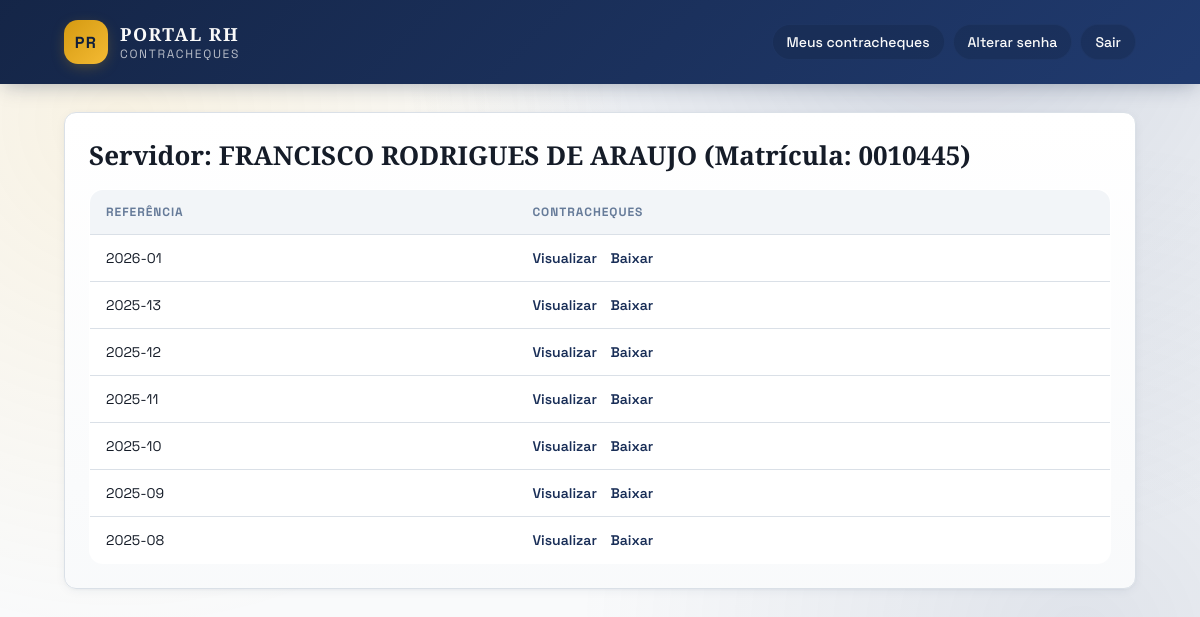
/dashboard (signed in), run on an earlier commit of the app's database.
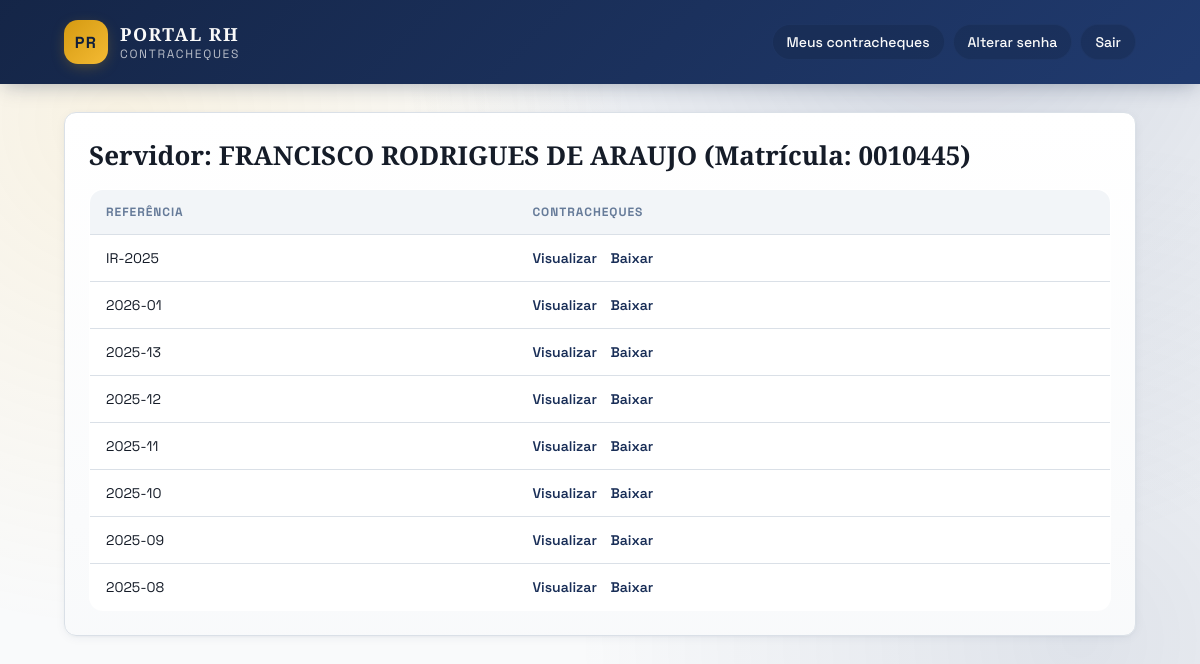
And on a later commit of the database.
### tables this page shows
CREATE TABLE users (
    id INTEGER PRIMARY KEY AUTOINCREMENT,
    matricula TEXT NOT NULL UNIQUE,
    nome TEXT,
    password_hash TEXT NOT NULL,
    must_change_password INTEGER NOT NULL DEFAULT 1
, cpf TEXT, department TEXT, position TEXT, email TEXT, is_admin INTEGER NOT NULL DEFAULT 0);

CREATE TABLE payslips (
    id INTEGER PRIMARY KEY AUTOINCREMENT,
    user_id INTEGER NOT NULL,
    referencia TEXT NOT NULL,
    file_path TEXT NOT NULL, file_name TEXT, issued_by_admin INTEGER NOT NULL DEFAULT 0, viewed_at TEXT, downloaded_at TEXT,
    UNIQUE(user_id, referencia),
    FOREIGN KEY (user_id) REFERENCES users(id) ON DELETE CASCADE
);

### app_sqlite.py (the view)
@app.route("/dashboard")
@login_required
def dashboard():
    uid = current_user_id()
    conn = get_db()
    cur = conn.cursor()
    cur.execute("SELECT matricula, COALESCE(nome,'') FROM users WHERE id=?", (uid,))
    row = cur.fetchone()
    matricula = row[0] if row else ""
    nome = row[1] or "Nome não cadastrado"
    cur.execute(
        """
        SELECT id, referencia, file_path
        FROM payslips
        WHERE user_id=?
        ORDER BY (referencia IS NULL) ASC, referencia DESC, id DESC
        """,
        (uid,)
    )
    payslips = cur.fetchall()
    cur.close()
    conn.close()
    normalized = []
    for pid, ref, file_path in payslips:
        abs_path = _normalize_to_abs(file_path)
        normalized.append({
            "id": pid,
            "referencia": ref or "sem-ref",
            "abs_path": abs_path
        })
    return render_template("dashboard.html",
                           payslips=normalized,
                           matricula=matricula,
                           nome=nome)

### app_sqlite.py (called while the page is built)
def get_db():
    conn = sqlite3.connect(DB_PATH)
    conn.row_factory = sqlite3.Row
    conn.execute("PRAGMA journal_mode=WAL;")
    conn.execute("PRAGMA synchronous=NORMAL;")
    conn.execute("PRAGMA foreign_keys=ON;")
    return conn

def _normalize_to_abs(p: str) -> str:
    p = (p or "").replace("\\", "/")
    P = Path(p)
    if not P.is_absolute():
        P = Path(os.getcwd()) / P
    return str(P.resolve())

def current_user_id():
    return session.get("user_id")

def login_required(fn):
    from functools import wraps
    @wraps(fn)
    def wrapper(*args, **kwargs):
        if not current_user_id():
            return redirect(url_for("login"))
        return fn(*args, **kwargs)
    return wrapper

### templates/dashboard.html
{% extends "base.html" %}
{% block content %}
<section class="card-elevated dashboard-card">
  <h2 class="page-title">Servidor: {{ nome }} (Matrícula: {{ matricula }})</h2>
  {% if payslips %}
  <table class="table">
    <thead>
      <tr>
        <th>Referência</th>
        <th>Contracheques</th>
      </tr>
    </thead>
    <tbody>
    {% for p in payslips %}
      <tr class="payslip-row">
        <td>{{ p.referencia }}</td>
        <td class="action-links">
          <a href="{{ url_for('view_pdf', path=p.abs_path, pid=p.id) }}" target="_blank">Visualizar</a>
          <a href="{{ url_for('download_pdf', path=p.abs_path, pid=p.id) }}">Baixar</a>
        </td>
      </tr>
    {% endfor %}
    </tbody>
  </table>
  {% else %}
  <div class="empty-state">Não há contracheques disponíveis.</div>
  {% endif %}
</section>
{% endblock %}

### templates/base.html (shortened to what this page needs)
<!doctype html>
<html lang="pt-br">
<head>
  <link href="{{ url_for('static', filename='style.css') }}" rel="stylesheet">
</head>
<body>
  <header class="topbar">
    <div class="container topbar-inner">
      <div class="brand">
        <div class="brand-mark">PR</div>
        <div>
          <span class="brand-title">Portal RH</span>
          <span class="brand-subtitle">Contracheques</span>
        </div>
      </div>
      {% if session.user_id %}
      <nav class="nav-actions">
        <a class="nav-link" href="{{ url_for('dashboard') }}">Meus contracheques</a>
        <a class="nav-link" href="{{ url_for('change_password') }}">Alterar senha</a>
        <a class="nav-link" href="{{ url_for('logout') }}">Sair</a>
      </nav>
      {% endif %}
    </div>
  </header>
  <main class="container main-content">
    {% block content %}{% endblock %}
  </main>
</body>
</html>

### static/style.css (style rules this page uses)
:root { --background: 210 20% 98%; --foreground: 220 30% 12%; --card: 0 0% 100%; --card-foreground: 220 30% 12%; --primary: 220 55% 22%; --primary-foreground: 0 0% 98%; --gold: 42 85% 48%; --gold-light: 42 90% 62%; --gold-foreground: 220 55% 15%; --secondary: 210 30% 94%; --muted: 210 25% 92%; --muted-foreground: 215 20% 50%; --success: 142 71% 38%; --warning: 38 92% 50%; --destructive: 0 72% 51%; --border: 214 20% 88%; --ring: 220 55% 22%; --radius: 0.75rem; --shadow-card: 0 2px 12px -2px hsl(220 55% 22% / 0.08), 0 1px 4px -1px hsl(220 55% 22% / 0.06); --shadow-nav: 0 4px 20px -4px hsl(220 55% 18% / 0.35); --shadow-gold: 0 4px 16px -4px hsl(42 85% 48% / 0.4); --gradient-hero: linear-gradient(135deg, hsl(220 55% 18%) 0%, hsl(220 55% 28%) 100%); --gradient-gold: linear-gradient(135deg, hsl(42 85% 45%) 0%, hsl(42 90% 58%) 100%); --gradient-card: linear-gradient(180deg, hsl(0 0% 100%) 0%, hsl(210 25% 98%) 100%); --font-sans: "Space Grotesk", "Segoe UI", system-ui, -apple-system, Arial, sans-serif; --font-serif: "Source Serif 4", "Times New Roman", serif; }
* { box-sizing: border-box; }
body { margin: 0; min-height: 100vh; font-family: var(--font-sans); background: hsl(var(--background)); color: hsl(var(--foreground)); }
body::before { content: ""; position: fixed; inset: 0; background: radial-gradient(circle at 10% 15%, hsl(42 90% 58% / 0.12), transparent 40%), radial-gradient(circle at 80% 0%, hsl(220 55% 28% / 0.18), transparent 45%), radial-gradient(circle at 90% 80%, hsl(220 55% 28% / 0.12), transparent 40%); pointer-events: none; z-index: -1; }
a { color: inherit; text-decoration: none; }
.container { max-width: 1120px; margin: 0 auto; padding: 20px 24px; }
.topbar { background: var(--gradient-hero); color: hsl(0 0% 98%); box-shadow: var(--shadow-nav); }
.topbar-inner { display: flex; align-items: center; justify-content: space-between; gap: 16px; }
.brand { display: flex; align-items: center; gap: 12px; }
.brand-mark { width: 44px; height: 44px; border-radius: 14px; background: var(--gradient-gold); color: hsl(var(--gold-foreground)); display: flex; align-items: center; justify-content: center; font-weight: 700; box-shadow: var(--shadow-gold); letter-spacing: 0.08em; }
.brand-title { font-family: var(--font-serif); font-size: 18px; font-weight: 600; letter-spacing: 0.08em; text-transform: uppercase; }
.brand-subtitle { display: block; font-size: 12px; opacity: 0.7; letter-spacing: 0.14em; text-transform: uppercase; }
.nav-actions { display: flex; flex-wrap: wrap; gap: 8px; }
.nav-link { padding: 8px 14px; border-radius: 999px; font-size: 14px; font-weight: 500; background: hsl(220 55% 18% / 0.35); border: 1px solid hsl(220 50% 30% / 0.4); transition: transform 0.15s ease, background 0.15s ease, border-color 0.15s ease; }
.main-content { padding-top: 28px; padding-bottom: 48px; }
.page-title { font-family: var(--font-serif); font-size: 26px; margin: 0 0 16px; }
.card-elevated { background: var(--gradient-card); border: 1px solid hsl(var(--border)); border-radius: var(--radius); box-shadow: var(--shadow-card); }
.dashboard-card { padding: 24px; animation: fade-in 0.35s ease; }
.table { width: 100%; border-collapse: collapse; overflow: hidden; border-radius: 14px; border: 1px solid hsl(var(--border)); background: hsl(var(--card)); }
.table th, .table td { padding: 14px 16px; text-align: left; border-bottom: 1px solid hsl(var(--border)); font-size: 14px; }
.table th { text-transform: uppercase; letter-spacing: 0.08em; font-size: 12px; color: hsl(var(--muted-foreground)); background: hsl(210 30% 96%); }
.table tr:last-child td { border-bottom: none; }
.action-links a { color: hsl(var(--primary)); font-weight: 600; margin-right: 10px; }
.action-links a:last-child { margin-right: 0; }

What changed in the data, as far as the page shows it:
now on this page (row edited): payslips: referencia "IR-2025"
